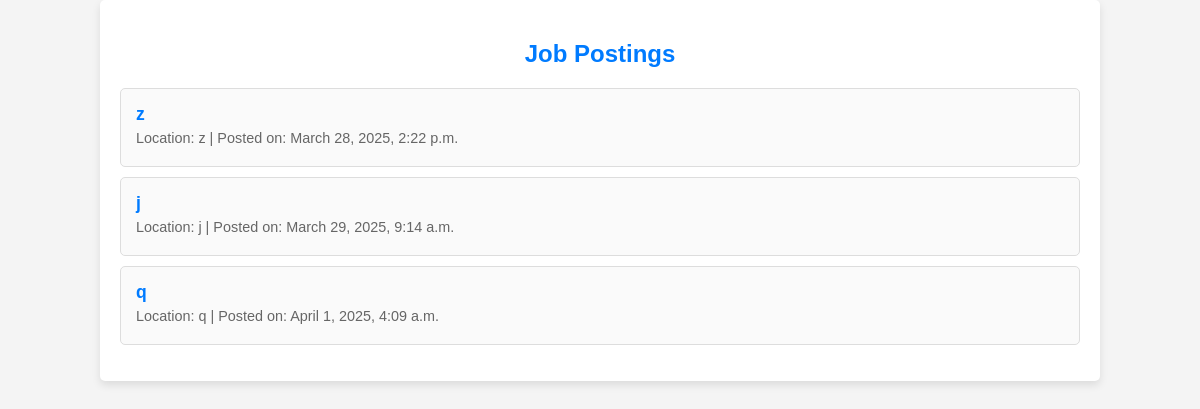
The app's page /jobs/2/ (signed in), older data.
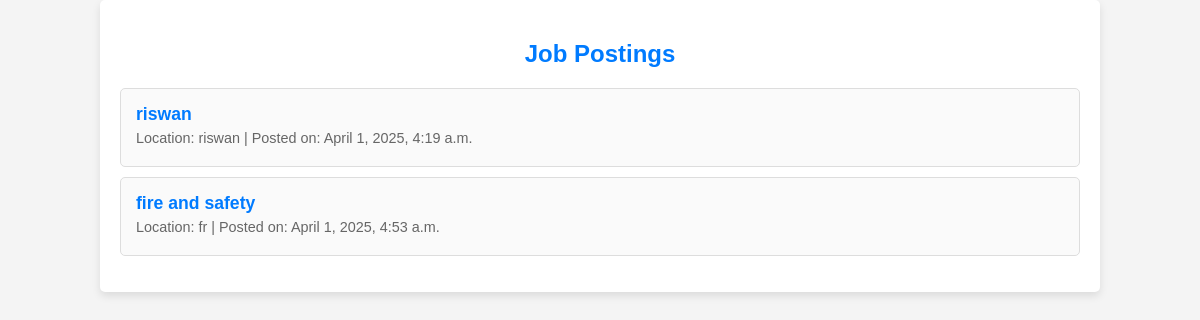
The same page, newer data.
### jobs/models.py (models this page shows, shortened)
class JobPosting(models.Model):
    organization = models.ForeignKey(Organization, on_delete=models.CASCADE, related_name='job_postings')
    title = models.CharField(max_length=255)
    description = models.TextField()
    required_qualifications = models.TextField()
    required_skills = models.ManyToManyField(Skill, blank=True)  # Use the same Skill model
    location = models.CharField(max_length=100)
    posted_on = models.DateTimeField(auto_now_add=True)
    application_deadline = models.DateTimeField()
    job_post_image = models.ImageField(upload_to='job_images/', blank=True, null=True)
    posted_by = models.ForeignKey(User,on_delete=models.SET_NULL,null=True,related_name='posted_jobs')

### jobs/views.py (the view)
# urls.py: path('<int:org_id>/', views.job_posting_list, name='job_posting_list'),
@login_required
def job_posting_list(request, org_id=None):
    if org_id:
        organization = get_object_or_404(Organization, id=org_id)
        hr_role = OrganizationHR.objects.filter(
            user=request.user,
            organization=organization,
            is_active=True
        ).first()
        if not hr_role and request.user != organization.user:
            return redirect('index_dashboard')
    else:
        try:
            organization = request.user.organization
        except Organization.DoesNotExist:
            return redirect('index_dashboard')
    job_postings = JobPosting.objects.filter(organization=organization)
    return render(request, 'jobs/job_posting_list.html', {
        'job_postings': job_postings,
        'organization': organization
    })

### jobs/templates/jobs/job_posting_list.html (shortened to what this page needs)
<!DOCTYPE html>
<html>
<head>
</head>
<body>
    <div class="container">
        <h2>Job Postings</h2>
        <ul>
            {% for job in job_postings %}
                <li>
                    <div class="job-title">
                        <a href="{% url 'job_posting_detail' org_id=organization.id pk=job.id %}">{{ job.title }}</a>
                    </div>
                    <div class="job-meta">
                        <span>Location: {{ job.location }}</span> |
                        <span>Posted on: {{ job.posted_on }}</span>
                    </div>
                </li>
            {% endfor %}
        </ul>
    </div>
</body>
</html>

Row changes from the older to the newer data that the page shows:
removed JobPosting: title "z", location "z", posted_on "March 28, 2025, 2:22 p.m."
removed JobPosting: title "j", location "j", posted_on "March 29, 2025, 9:14 a.m."
removed JobPosting: title "q", location "q", posted_on "April 1, 2025, 4:09 a.m."
added JobPosting: title "riswan", location "riswan", posted_on "April 1, 2025, 4:19 a.m."
added JobPosting: title "fire and safety", location "fr", posted_on "April 1, 2025, 4:53 a.m."
